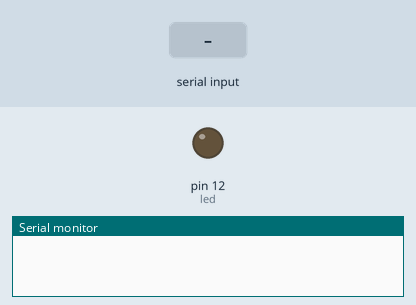
This sketch was run on a simulated Arduino Uno, built with avr-gcc and run on an emulated ATmega328P. Parts: output pins drawn as LEDs (lit = HIGH), the last lines printed to the serial monitor. Inputs (shaded band) come from the test bench.

Above: at 1.2 s.
1.3 s: "90,45\n" received over Serial
At 2.4 s:
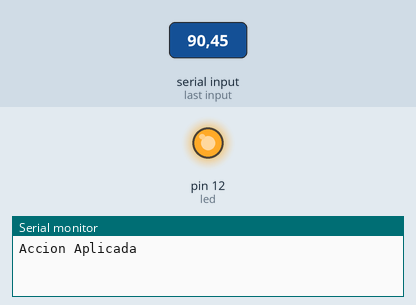
Timing chart, 0 to 4.3 s (numbered marks = the images above; inputs shaded):
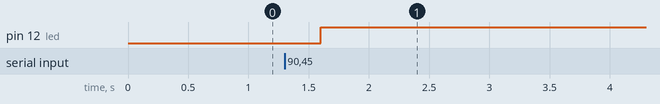

The sketch:

Prog_14_ComPim_Lectura.ino
```cpp
int led = 12;

void setup() {
  pinMode(led, OUTPUT);

  Serial.begin(9600);
  Serial.setTimeout(100);
}

int valor;
void loop() {

  if(Serial.available()>0){
      valor = Serial.readString().toInt();
      digitalWrite(led, valor);
      Serial.println("Accion Aplicada");
    }

    delay(250);


  }


//Tarea. Descargar/Desarrollar una interfaz gráfica de conexión de Python con Arduino
```

Measured:
- after the input at 1.3 s, pin 12 (led): LOW → HIGH after 0.30 s
